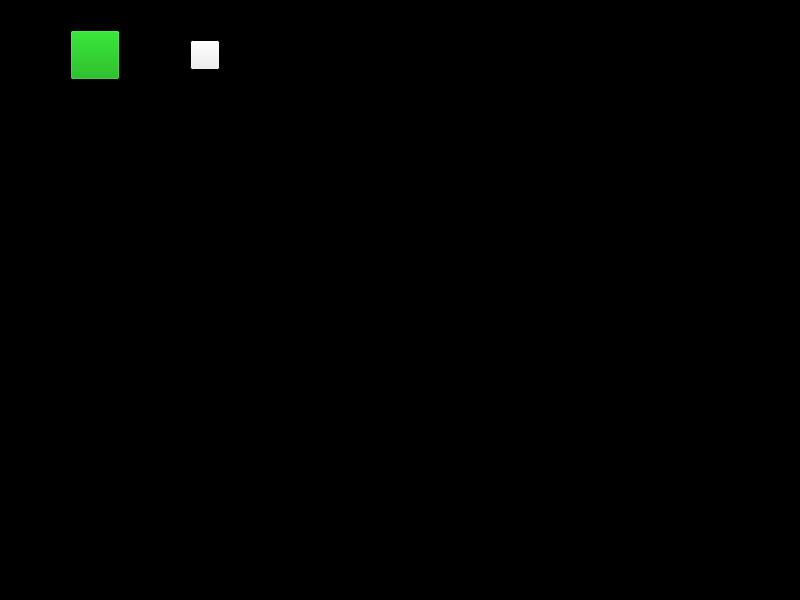
<?xml version="1.0" encoding="UTF-8"?>
<ui version="4.0">
 <class>MainWindow</class>
 <widget class="QMainWindow" name="MainWindow">
  <property name="geometry">
   <rect>
    <x>0</x>
    <y>0</y>
    <width>800</width>
    <height>600</height>
   </rect>
  </property>
  <property name="palette">
   <palette>
    <active>
     <colorrole role="Base">
      <brush brushstyle="SolidPattern">
       <color alpha="255">
        <red>0</red>
        <green>0</green>
        <blue>0</blue>
       </color>
      </brush>
     </colorrole>
     <colorrole role="Window">
      <brush brushstyle="SolidPattern">
       <color alpha="255">
        <red>0</red>
        <green>0</green>
        <blue>0</blue>
       </color>
      </brush>
     </colorrole>
    </active>
    <inactive>
     <colorrole role="Base">
      <brush brushstyle="SolidPattern">
       <color alpha="255">
        <red>0</red>
        <green>0</green>
        <blue>0</blue>
       </color>
      </brush>
     </colorrole>
     <colorrole role="Window">
      <brush brushstyle="SolidPattern">
       <color alpha="255">
        <red>0</red>
        <green>0</green>
        <blue>0</blue>
       </color>
      </brush>
     </colorrole>
    </inactive>
    <disabled>
     <colorrole role="Base">
      <brush brushstyle="SolidPattern">
       <color alpha="255">
        <red>0</red>
        <green>0</green>
        <blue>0</blue>
       </color>
      </brush>
     </colorrole>
     <colorrole role="Window">
      <brush brushstyle="SolidPattern">
       <color alpha="255">
        <red>0</red>
        <green>0</green>
        <blue>0</blue>
       </color>
      </brush>
     </colorrole>
    </disabled>
   </palette>
  </property>
  <property name="windowTitle">
   <string>MainWindow</string>
  </property>
  <widget class="QWidget" name="centralwidget">
   <widget class="QPushButton" name="pushButton">
    <property name="geometry">
     <rect>
      <x>70</x>
      <y>30</y>
      <width>50</width>
      <height>50</height>
     </rect>
    </property>
    <property name="palette">
     <palette>
      <active>
       <colorrole role="Button">
        <brush brushstyle="SolidPattern">
         <color alpha="255">
          <red>0</red>
          <green>170</green>
          <blue>0</blue>
         </color>
        </brush>
       </colorrole>
      </active>
      <inactive>
       <colorrole role="Button">
        <brush brushstyle="SolidPattern">
         <color alpha="255">
          <red>0</red>
          <green>170</green>
          <blue>0</blue>
         </color>
        </brush>
       </colorrole>
      </inactive>
      <disabled>
       <colorrole role="Button">
        <brush brushstyle="SolidPattern">
         <color alpha="255">
          <red>0</red>
          <green>170</green>
          <blue>0</blue>
         </color>
        </brush>
       </colorrole>
      </disabled>
     </palette>
    </property>
    <property name="cursor">
     <cursorShape>PointingHandCursor</cursorShape>
    </property>
    <property name="mouseTracking">
     <bool>true</bool>
    </property>
    <property name="tabletTracking">
     <bool>true</bool>
    </property>
    <property name="toolTip">
     <string notr="true" comment="Button" extracomment="Image1"/>
    </property>
    <property name="toolTipDuration">
     <number>3</number>
    </property>
    <property name="statusTip">
     <string comment="Grafig" extracomment="Test"/>
    </property>
    <property name="icon">
     <iconset>
      <normaloff>../../files/icon2.gif</normaloff>../../files/icon2.gif</iconset>
    </property>
    <property name="iconSize">
     <size>
      <width>50</width>
      <height>50</height>
     </size>
    </property>
    <property name="shortcut">
     <string comment="Taste" extracomment="Grafig"/>
    </property>
    <property name="autoRepeat">
     <bool>false</bool>
    </property>
    <property name="default">
     <bool>false</bool>
    </property>
    <property name="flat">
     <bool>false</bool>
    </property>
   </widget>
   <widget class="QPushButton" name="pushButton_2">
    <property name="geometry">
     <rect>
      <x>190</x>
      <y>40</y>
      <width>30</width>
      <height>30</height>
     </rect>
    </property>
    <property name="text">
     <string/>
    </property>
    <property name="icon">
     <iconset>
      <normaloff>../../files/icon1.gif</normaloff>../../files/icon1.gif</iconset>
    </property>
    <property name="iconSize">
     <size>
      <width>50</width>
      <height>50</height>
     </size>
    </property>
   </widget>
   <widget class="QLabel" name="label">
    <property name="geometry">
     <rect>
      <x>360</x>
      <y>40</y>
      <width>55</width>
      <height>16</height>
     </rect>
    </property>
    <property name="autoFillBackground">
     <bool>true</bool>
    </property>
    <property name="text">
     <string>&lt;html&gt;&lt;head/&gt;&lt;body&gt;&lt;p&gt;????&lt;/p&gt;&lt;/body&gt;&lt;/html&gt;</string>
    </property>
    <property name="scaledContents">
     <bool>true</bool>
    </property>
   </widget>
   <widget class="QGraphicsView" name="graphicsView">
    <property name="geometry">
     <rect>
      <x>70</x>
      <y>90</y>
      <width>481</width>
      <height>441</height>
     </rect>
    </property>
    <property name="palette">
     <palette>
      <active>
       <colorrole role="Base">
        <brush brushstyle="SolidPattern">
         <color alpha="255">
          <red>0</red>
          <green>0</green>
          <blue>0</blue>
         </color>
        </brush>
       </colorrole>
      </active>
      <inactive>
       <colorrole role="Base">
        <brush brushstyle="SolidPattern">
         <color alpha="255">
          <red>0</red>
          <green>0</green>
          <blue>0</blue>
         </color>
        </brush>
       </colorrole>
      </inactive>
      <disabled>
       <colorrole role="Base">
        <brush brushstyle="SolidPattern">
         <color alpha="255">
          <red>240</red>
          <green>240</green>
          <blue>240</blue>
         </color>
        </brush>
       </colorrole>
      </disabled>
     </palette>
    </property>
    <property name="frameShape">
     <enum>QFrame::NoFrame</enum>
    </property>
    <property name="frameShadow">
     <enum>QFrame::Plain</enum>
    </property>
    <property name="lineWidth">
     <number>0</number>
    </property>
    <property name="verticalScrollBarPolicy">
     <enum>Qt::ScrollBarAlwaysOff</enum>
    </property>
    <property name="horizontalScrollBarPolicy">
     <enum>Qt::ScrollBarAlwaysOff</enum>
    </property>
    <property name="sizeAdjustPolicy">
     <enum>QAbstractScrollArea::AdjustToContents</enum>
    </property>
    <property name="backgroundBrush">
     <brush brushstyle="SolidPattern">
      <color alpha="255">
       <red>0</red>
       <green>0</green>
       <blue>0</blue>
      </color>
     </brush>
    </property>
    <property name="foregroundBrush">
     <brush brushstyle="NoBrush">
      <color alpha="255">
       <red>0</red>
       <green>0</green>
       <blue>0</blue>
      </color>
     </brush>
    </property>
   </widget>
  </widget>
 </widget>
 <resources/>
 <connections/>
</ui>
